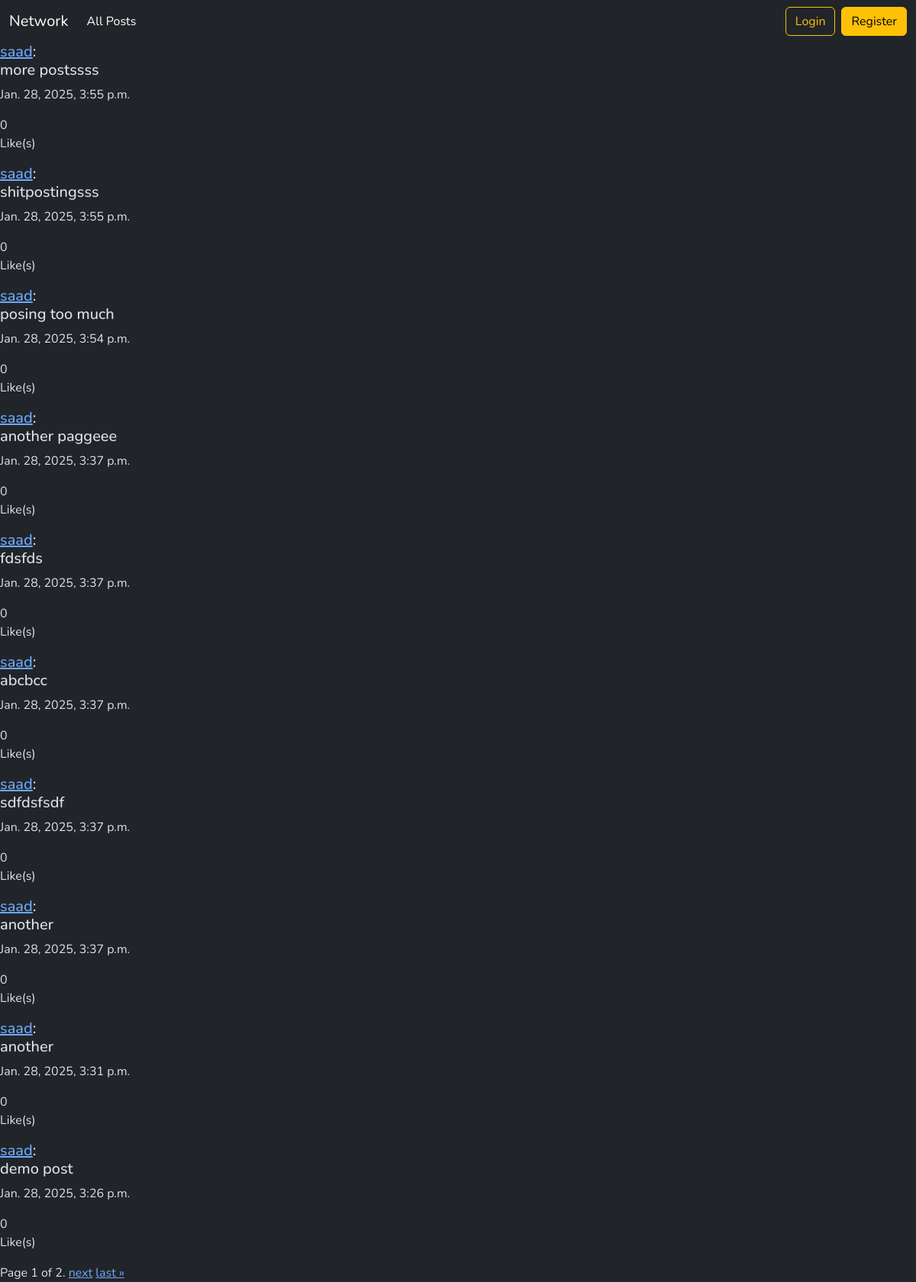
The app's page /, older data.
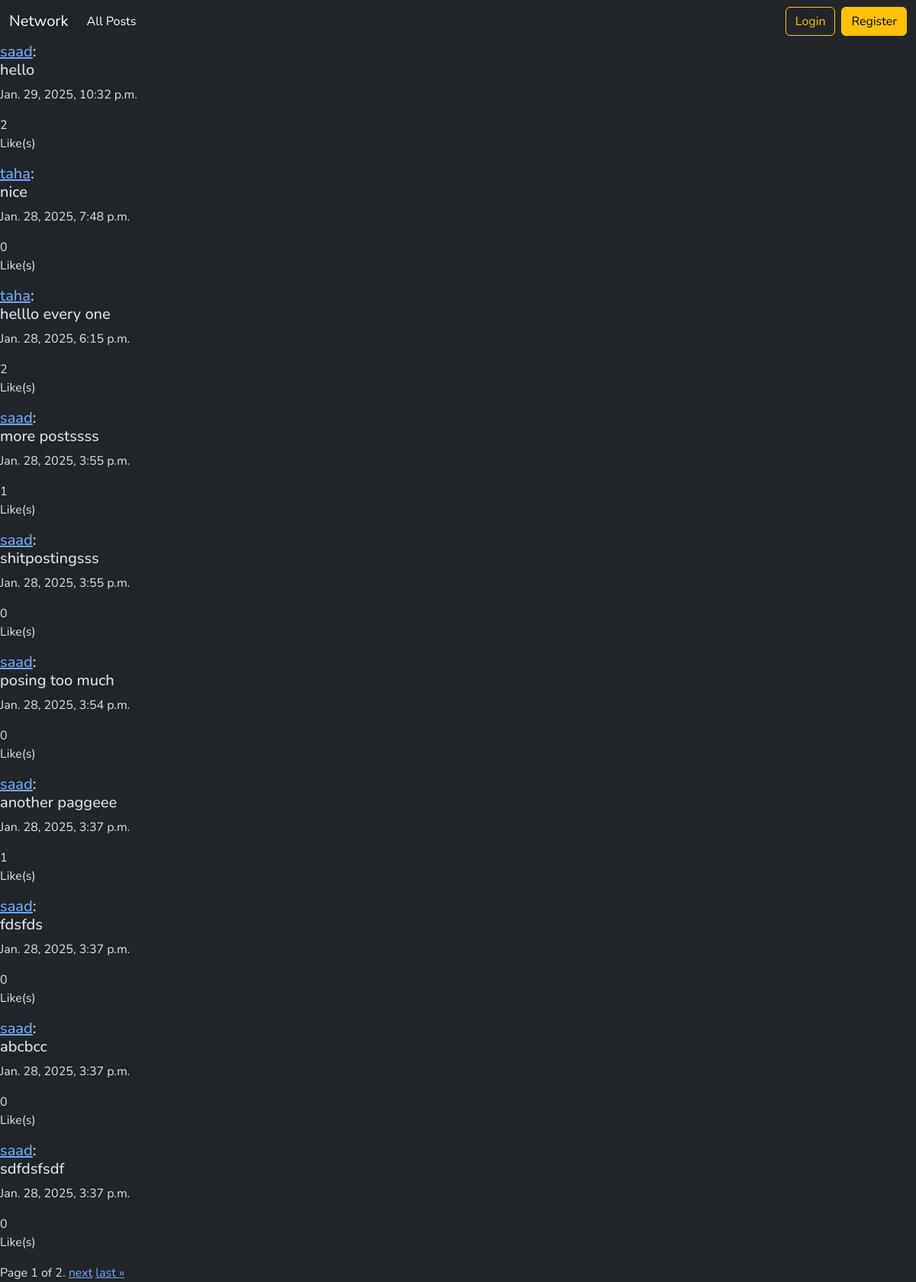
The same page, newer data.
### network/models.py (models this page shows, shortened)
class Post(models.Model):
    creator = models.ForeignKey(User, on_delete=models.CASCADE, related_name="posts")
    postContent = models.CharField(max_length=1000, blank=False)
    created_at = models.DateTimeField(auto_now_add=True)
    liked_by = models.ManyToManyField(User, related_name="liked_posts", blank=True)

class User(AbstractUser):
    followers = models.ManyToManyField('self', related_name='following', symmetrical=False, blank=True)

### network/views.py (the view)
# urls.py: path("", views.index, name="index"),
def index(request):
    page_obj = get_page_obj(request, Post.objects.all().order_by('-created_at'))
    return render(request, "network/index.html", {"form": PostForm(), "page_obj":page_obj})

### network/util.py (called while the page is built)
def get_page_obj(request, posts):
    posts_list = posts
    paginator = Paginator(posts_list, 10)
    page_number = request.GET.get('page')
    page_obj = paginator.get_page(page_number)
    return page_obj

### network/templates/network/index.html (shortened to what this page needs)
{% extends "network/layout.html" %}
{% block body %}
{% include 'network/posts.html' %}
{% endblock %}

### network/templates/network/posts.html (shortened to what this page needs)
{% load static %}
{% for post in page_obj %}
<div class="post">
    <h5><a href="{% url 'userProfile' post.creator.username %}">{{post.creator}}</a>: <div class="post-content-{{post.id}}">{{post.postContent}}</div>
    </h5>
    <p>{{post.created_at}}</p>
    <p>
    <div class="like-count-{{post.id}}">{{post.liked_by.count}}</div> Like(s)</p>
</div>
{% empty %}
<div>No Posts.</div>
{% endfor %}
<div class="pagination">
    <span class="step-links">
        <span class="current">
            Page {{ page_obj.number }} of {{ page_obj.paginator.num_pages }}.
        </span>
        {% if page_obj.has_next %}
        <a href="?page={{ page_obj.next_page_number }}">next</a>
        <a href="?page={{ page_obj.paginator.num_pages }}">last &raquo;</a>
        {% endif %}
    </span>
</div>

Row changes from the older to the newer data that the page shows:
no longer on this page (row unchanged): Post: creator "saad", postContent "another", created_at "Jan. 28, 2025, 3:37 p.m.", liked_by.count "0"
no longer on this page (row unchanged): Post: creator "saad", postContent "another", created_at "Jan. 28, 2025, 3:31 p.m.", liked_by.count "0"
no longer on this page (row unchanged): Post: creator "saad", postContent "demo post", created_at "Jan. 28, 2025, 3:26 p.m.", liked_by.count "0"
added Post: creator "saad", postContent "hello", created_at "Jan. 29, 2025, 10:32 p.m.", liked_by.count "2"
added Post: creator "taha", postContent "nice", created_at "Jan. 28, 2025, 7:48 p.m.", liked_by.count "0"
added Post: creator "taha", postContent "helllo every one", created_at "Jan. 28, 2025, 6:15 p.m.", liked_by.count "2"
computed for Post "more postssss": liked_by.count "0" → "1"
computed for Post "another paggeee": liked_by.count "0" → "1"
